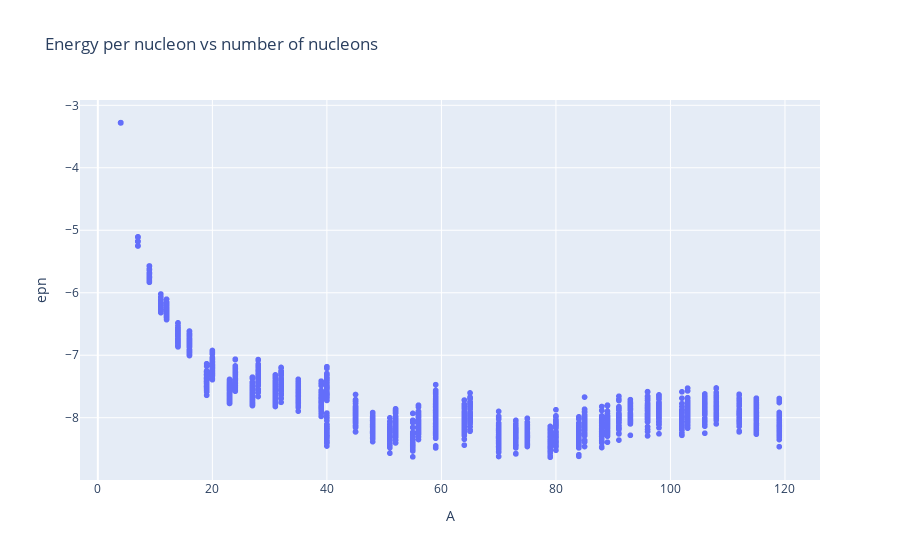

Here is the notebook cell this chart was saved with:
### Code cell
px.scatter(dfres, x='A', y='epn', title='Energy per nucleon vs number of nucleons')

### Figure 1 — Plotly figure (JSON) as saved in the notebook; plotly's stock layout.template omitted (floating-point values rounded to 4 significant figures; data arrays with more than 128 entries replaced by an {"elided": "..."} marker saying what was removed)
{"data": [{"hovertemplate": "A=%{x}<br>epn=%{y}<extra></extra>", "legendgroup": "", "marker": {"color": "#636efa", "symbol": "circle"}, "mode": "markers", "name": "", "showlegend": false, "type": "scattergl", "x": {"elided": "2450 int values"}, "xaxis": "x", "y": {"elided": "2450 float values"}, "yaxis": "y"}], "layout": {"legend": {"tracegroupgap": 0}, "title": {"text": "Energy per nucleon vs number of nucleons"}, "xaxis": {"anchor": "y", "domain": [0, 1], "title": {"text": "A"}}, "yaxis": {"anchor": "x", "domain": [0, 1], "title": {"text": "epn"}}}}
